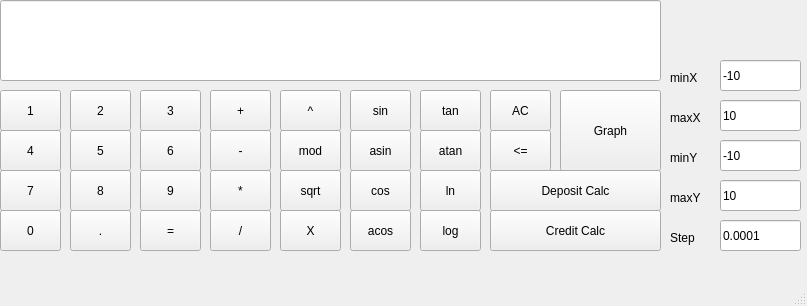
<?xml version="1.0" encoding="UTF-8"?>
<ui version="4.0">
 <class>MainWindow</class>
 <widget class="QMainWindow" name="MainWindow">
  <property name="geometry">
   <rect>
    <x>0</x>
    <y>0</y>
    <width>807</width>
    <height>306</height>
   </rect>
  </property>
  <property name="windowTitle">
   <string>MainWindow</string>
  </property>
  <widget class="QWidget" name="centralwidget">
   <widget class="QLineEdit" name="input_field">
    <property name="geometry">
     <rect>
      <x>0</x>
      <y>0</y>
      <width>661</width>
      <height>81</height>
     </rect>
    </property>
    <property name="font">
     <font>
      <pointsize>24</pointsize>
     </font>
    </property>
   </widget>
   <widget class="QPushButton" name="num_1">
    <property name="geometry">
     <rect>
      <x>0</x>
      <y>90</y>
      <width>61</width>
      <height>41</height>
     </rect>
    </property>
    <property name="text">
     <string>1</string>
    </property>
   </widget>
   <widget class="QPushButton" name="num_4">
    <property name="geometry">
     <rect>
      <x>0</x>
      <y>130</y>
      <width>61</width>
      <height>41</height>
     </rect>
    </property>
    <property name="text">
     <string>4</string>
    </property>
   </widget>
   <widget class="QPushButton" name="num_7">
    <property name="geometry">
     <rect>
      <x>0</x>
      <y>170</y>
      <width>61</width>
      <height>41</height>
     </rect>
    </property>
    <property name="text">
     <string>7</string>
    </property>
   </widget>
   <widget class="QPushButton" name="num_2">
    <property name="geometry">
     <rect>
      <x>70</x>
      <y>90</y>
      <width>61</width>
      <height>41</height>
     </rect>
    </property>
    <property name="text">
     <string>2</string>
    </property>
   </widget>
   <widget class="QPushButton" name="num_5">
    <property name="geometry">
     <rect>
      <x>70</x>
      <y>130</y>
      <width>61</width>
      <height>41</height>
     </rect>
    </property>
    <property name="text">
     <string>5</string>
    </property>
   </widget>
   <widget class="QPushButton" name="num_8">
    <property name="geometry">
     <rect>
      <x>70</x>
      <y>170</y>
      <width>61</width>
      <height>41</height>
     </rect>
    </property>
    <property name="text">
     <string>8</string>
    </property>
   </widget>
   <widget class="QPushButton" name="num_6">
    <property name="geometry">
     <rect>
      <x>140</x>
      <y>130</y>
      <width>61</width>
      <height>41</height>
     </rect>
    </property>
    <property name="text">
     <string>6</string>
    </property>
   </widget>
   <widget class="QPushButton" name="num_3">
    <property name="geometry">
     <rect>
      <x>140</x>
      <y>90</y>
      <width>61</width>
      <height>41</height>
     </rect>
    </property>
    <property name="text">
     <string>3</string>
    </property>
   </widget>
   <widget class="QPushButton" name="num_9">
    <property name="geometry">
     <rect>
      <x>140</x>
      <y>170</y>
      <width>61</width>
      <height>41</height>
     </rect>
    </property>
    <property name="text">
     <string>9</string>
    </property>
   </widget>
   <widget class="QPushButton" name="num_0">
    <property name="geometry">
     <rect>
      <x>0</x>
      <y>210</y>
      <width>61</width>
      <height>41</height>
     </rect>
    </property>
    <property name="text">
     <string>0</string>
    </property>
   </widget>
   <widget class="QPushButton" name="point">
    <property name="geometry">
     <rect>
      <x>70</x>
      <y>210</y>
      <width>61</width>
      <height>41</height>
     </rect>
    </property>
    <property name="text">
     <string>.</string>
    </property>
   </widget>
   <widget class="QPushButton" name="oper_3">
    <property name="geometry">
     <rect>
      <x>210</x>
      <y>170</y>
      <width>61</width>
      <height>41</height>
     </rect>
    </property>
    <property name="text">
     <string>*</string>
    </property>
   </widget>
   <widget class="QPushButton" name="oper_1">
    <property name="geometry">
     <rect>
      <x>210</x>
      <y>90</y>
      <width>61</width>
      <height>41</height>
     </rect>
    </property>
    <property name="text">
     <string>+</string>
    </property>
   </widget>
   <widget class="QPushButton" name="oper_2">
    <property name="geometry">
     <rect>
      <x>210</x>
      <y>130</y>
      <width>61</width>
      <height>41</height>
     </rect>
    </property>
    <property name="text">
     <string>-</string>
    </property>
   </widget>
   <widget class="QPushButton" name="oper_4">
    <property name="geometry">
     <rect>
      <x>210</x>
      <y>210</y>
      <width>61</width>
      <height>41</height>
     </rect>
    </property>
    <property name="text">
     <string>/</string>
    </property>
   </widget>
   <widget class="QPushButton" name="oper_6">
    <property name="geometry">
     <rect>
      <x>280</x>
      <y>130</y>
      <width>61</width>
      <height>41</height>
     </rect>
    </property>
    <property name="text">
     <string>mod</string>
    </property>
   </widget>
   <widget class="QPushButton" name="equals">
    <property name="geometry">
     <rect>
      <x>140</x>
      <y>210</y>
      <width>61</width>
      <height>41</height>
     </rect>
    </property>
    <property name="text">
     <string>=</string>
    </property>
   </widget>
   <widget class="QPushButton" name="oper_5">
    <property name="geometry">
     <rect>
      <x>280</x>
      <y>90</y>
      <width>61</width>
      <height>41</height>
     </rect>
    </property>
    <property name="text">
     <string>^</string>
    </property>
   </widget>
   <widget class="QPushButton" name="num_10">
    <property name="geometry">
     <rect>
      <x>280</x>
      <y>210</y>
      <width>61</width>
      <height>41</height>
     </rect>
    </property>
    <property name="text">
     <string>X</string>
    </property>
   </widget>
   <widget class="QPushButton" name="func_9">
    <property name="geometry">
     <rect>
      <x>420</x>
      <y>210</y>
      <width>61</width>
      <height>41</height>
     </rect>
    </property>
    <property name="text">
     <string>log</string>
    </property>
   </widget>
   <widget class="QPushButton" name="func_3">
    <property name="geometry">
     <rect>
      <x>420</x>
      <y>90</y>
      <width>61</width>
      <height>41</height>
     </rect>
    </property>
    <property name="text">
     <string>tan</string>
    </property>
   </widget>
   <widget class="QPushButton" name="func_7">
    <property name="geometry">
     <rect>
      <x>280</x>
      <y>170</y>
      <width>61</width>
      <height>41</height>
     </rect>
    </property>
    <property name="text">
     <string>sqrt</string>
    </property>
   </widget>
   <widget class="QPushButton" name="func_2">
    <property name="geometry">
     <rect>
      <x>350</x>
      <y>170</y>
      <width>61</width>
      <height>41</height>
     </rect>
    </property>
    <property name="text">
     <string>cos</string>
    </property>
   </widget>
   <widget class="QPushButton" name="func_6">
    <property name="geometry">
     <rect>
      <x>420</x>
      <y>130</y>
      <width>61</width>
      <height>41</height>
     </rect>
    </property>
    <property name="text">
     <string>atan</string>
    </property>
   </widget>
   <widget class="QPushButton" name="func_5">
    <property name="geometry">
     <rect>
      <x>350</x>
      <y>210</y>
      <width>61</width>
      <height>41</height>
     </rect>
    </property>
    <property name="text">
     <string>acos</string>
    </property>
   </widget>
   <widget class="QPushButton" name="func_1">
    <property name="geometry">
     <rect>
      <x>350</x>
      <y>90</y>
      <width>61</width>
      <height>41</height>
     </rect>
    </property>
    <property name="text">
     <string>sin</string>
    </property>
   </widget>
   <widget class="QPushButton" name="func_8">
    <property name="geometry">
     <rect>
      <x>420</x>
      <y>170</y>
      <width>61</width>
      <height>41</height>
     </rect>
    </property>
    <property name="text">
     <string>ln</string>
    </property>
   </widget>
   <widget class="QPushButton" name="func_4">
    <property name="geometry">
     <rect>
      <x>350</x>
      <y>130</y>
      <width>61</width>
      <height>41</height>
     </rect>
    </property>
    <property name="text">
     <string>asin</string>
    </property>
   </widget>
   <widget class="QPushButton" name="graph">
    <property name="geometry">
     <rect>
      <x>560</x>
      <y>90</y>
      <width>101</width>
      <height>81</height>
     </rect>
    </property>
    <property name="text">
     <string>Graph</string>
    </property>
   </widget>
   <widget class="QPushButton" name="credit">
    <property name="geometry">
     <rect>
      <x>490</x>
      <y>210</y>
      <width>171</width>
      <height>41</height>
     </rect>
    </property>
    <property name="text">
     <string>Credit Calc</string>
    </property>
   </widget>
   <widget class="QPushButton" name="deposit">
    <property name="geometry">
     <rect>
      <x>490</x>
      <y>170</y>
      <width>171</width>
      <height>41</height>
     </rect>
    </property>
    <property name="text">
     <string>Deposit Calc</string>
    </property>
   </widget>
   <widget class="QPushButton" name="backspace">
    <property name="geometry">
     <rect>
      <x>490</x>
      <y>130</y>
      <width>61</width>
      <height>41</height>
     </rect>
    </property>
    <property name="text">
     <string>&lt;=</string>
    </property>
   </widget>
   <widget class="QPushButton" name="AC">
    <property name="geometry">
     <rect>
      <x>490</x>
      <y>90</y>
      <width>61</width>
      <height>41</height>
     </rect>
    </property>
    <property name="text">
     <string>AC</string>
    </property>
   </widget>
   <widget class="QLineEdit" name="mix">
    <property name="geometry">
     <rect>
      <x>720</x>
      <y>60</y>
      <width>81</width>
      <height>31</height>
     </rect>
    </property>
    <property name="text">
     <string>-10</string>
    </property>
   </widget>
   <widget class="QLineEdit" name="max">
    <property name="geometry">
     <rect>
      <x>720</x>
      <y>100</y>
      <width>81</width>
      <height>31</height>
     </rect>
    </property>
    <property name="text">
     <string>10</string>
    </property>
   </widget>
   <widget class="QLineEdit" name="miy">
    <property name="geometry">
     <rect>
      <x>720</x>
      <y>140</y>
      <width>81</width>
      <height>31</height>
     </rect>
    </property>
    <property name="text">
     <string>-10</string>
    </property>
   </widget>
   <widget class="QLineEdit" name="may">
    <property name="geometry">
     <rect>
      <x>720</x>
      <y>180</y>
      <width>81</width>
      <height>31</height>
     </rect>
    </property>
    <property name="text">
     <string>10</string>
    </property>
   </widget>
   <widget class="QLineEdit" name="step">
    <property name="geometry">
     <rect>
      <x>720</x>
      <y>220</y>
      <width>81</width>
      <height>31</height>
     </rect>
    </property>
    <property name="text">
     <string>0.0001</string>
    </property>
   </widget>
   <widget class="QLabel" name="label">
    <property name="geometry">
     <rect>
      <x>670</x>
      <y>70</y>
      <width>41</width>
      <height>16</height>
     </rect>
    </property>
    <property name="text">
     <string>minX</string>
    </property>
   </widget>
   <widget class="QLabel" name="label_2">
    <property name="geometry">
     <rect>
      <x>670</x>
      <y>110</y>
      <width>41</width>
      <height>16</height>
     </rect>
    </property>
    <property name="text">
     <string>maxX</string>
    </property>
   </widget>
   <widget class="QLabel" name="label_3">
    <property name="geometry">
     <rect>
      <x>670</x>
      <y>150</y>
      <width>41</width>
      <height>16</height>
     </rect>
    </property>
    <property name="text">
     <string>minY</string>
    </property>
   </widget>
   <widget class="QLabel" name="label_4">
    <property name="geometry">
     <rect>
      <x>670</x>
      <y>190</y>
      <width>41</width>
      <height>16</height>
     </rect>
    </property>
    <property name="text">
     <string>maxY</string>
    </property>
   </widget>
   <widget class="QLabel" name="label_5">
    <property name="geometry">
     <rect>
      <x>670</x>
      <y>230</y>
      <width>41</width>
      <height>16</height>
     </rect>
    </property>
    <property name="text">
     <string>Step</string>
    </property>
   </widget>
  </widget>
  <widget class="QMenuBar" name="menubar">
   <property name="geometry">
    <rect>
     <x>0</x>
     <y>0</y>
     <width>807</width>
     <height>24</height>
    </rect>
   </property>
  </widget>
  <widget class="QStatusBar" name="statusbar"/>
 </widget>
 <resources/>
 <connections/>
</ui>
